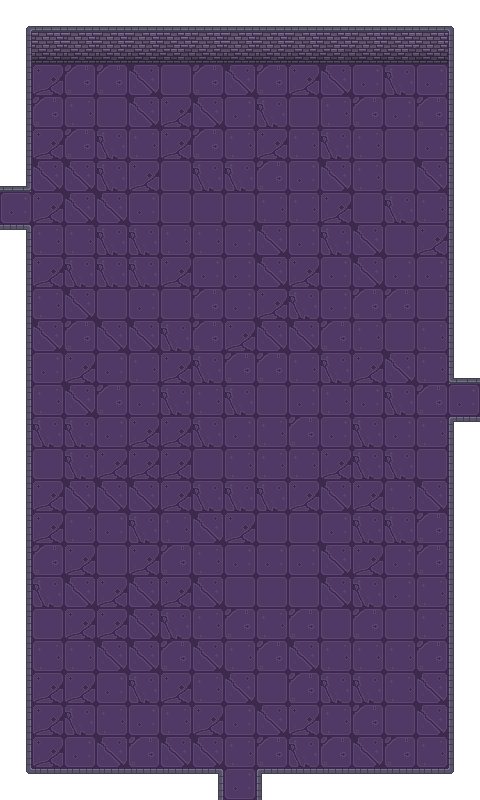

A 2D game scene composited from a Tiled map and its tileset images. What follows is a short description and the map's XML, with every tile layer's data as written:
An orthogonal 15x25 tile map with 32x32 px tiles, 2 tile layers (background, walls), 2 tilesets and 16 objects (7x collision, 2x mapA1, 2x mapB, 2x enemy, 2x start_room).

<map version="1.10" tiledversion="1.10.2" orientation="orthogonal" renderorder="right-down" width="15" height="25" tilewidth="32" tileheight="32" infinite="0" nextlayerid="5" nextobjectid="20">
 <tileset firstgid="1" name="black" tilewidth="32" tileheight="32" tilecount="1" columns="1">
  <image source="black.png" width="32" height="32" />
 </tileset>
 <tileset firstgid="2" source="dungeon.tsx" />
 <layer id="1" name="background" width="15" height="25">
  <data encoding="csv">
1,1,1,1,1,1,1,1,1,1,1,1,1,1,1,
1,27,17,19,19,26,17,20,27,24,20,19,17,17,1,
1,19,18,18,20,24,18,20,18,19,20,17,26,17,1,
1,18,27,24,20,19,20,17,26,24,27,18,17,18,1,
1,19,18,26,27,19,18,27,19,27,26,27,24,17,1,
1,20,20,26,19,24,26,26,18,17,20,27,24,20,1,
17,19,20,20,17,24,24,24,27,27,19,24,26,27,1,
1,27,27,26,26,27,27,17,20,17,26,20,24,19,1,
1,19,26,26,26,19,17,17,20,19,17,20,17,17,1,
1,27,20,24,17,24,18,17,19,26,17,18,18,24,1,
1,20,18,20,20,26,18,19,20,20,18,27,24,27,1,
1,17,19,17,27,19,26,18,18,27,26,19,20,27,1,
1,27,20,18,17,26,27,26,24,17,27,17,26,18,17,
1,26,26,17,19,19,26,17,27,18,17,26,17,27,1,
1,24,26,19,19,19,24,27,27,27,19,26,26,24,1,
1,19,20,20,20,19,26,26,26,19,20,19,27,20,1,
1,19,27,17,26,27,20,19,24,24,17,26,26,18,1,
1,18,19,24,19,18,27,17,17,17,20,19,17,18,1,
1,26,20,19,20,19,20,24,24,24,20,26,17,27,1,
1,24,19,19,20,26,27,18,27,18,24,18,24,27,1,
1,27,27,20,20,18,20,27,18,20,27,27,27,18,1,
1,19,19,17,26,19,27,20,24,18,26,26,27,20,1,
1,19,26,27,17,27,19,17,20,19,27,18,24,20,1,
1,19,17,20,18,20,20,27,18,26,18,20,18,27,1,
1,1,1,1,1,1,1,17,1,1,1,1,1,1,1
</data>
 </layer>
 <layer id="2" name="walls" width="15" height="25">
  <data encoding="csv">
2,6,3,5,6,4,3,5,6,6,5,4,3,4,7,
9,12,11,12,12,13,12,11,11,11,13,11,13,10,21,
16,0,0,0,0,0,0,0,0,0,0,0,0,0,28,
9,0,0,0,0,0,0,0,0,0,0,0,0,0,21,
23,0,0,0,0,0,0,0,0,0,0,0,0,0,21,
45,0,0,0,0,0,0,0,0,0,0,0,0,0,21,
0,0,0,0,0,0,0,0,0,0,0,0,0,0,28,
38,0,0,0,0,0,0,0,0,0,0,0,0,0,28,
16,0,0,0,0,0,0,0,0,0,0,0,0,0,28,
16,0,0,0,0,0,0,0,0,0,0,0,0,0,21,
9,0,0,0,0,0,0,0,0,0,0,0,0,0,21,
23,0,0,0,0,0,0,0,0,0,0,0,0,0,44,
23,0,0,0,0,0,0,0,0,0,0,0,0,0,0,
23,0,0,0,0,0,0,0,0,0,0,0,0,0,37,
16,0,0,0,0,0,0,0,0,0,0,0,0,0,21,
16,0,0,0,0,0,0,0,0,0,0,0,0,0,14,
23,0,0,0,0,0,0,0,0,0,0,0,0,0,14,
23,0,0,0,0,0,0,0,0,0,0,0,0,0,21,
23,0,0,0,0,0,0,0,0,0,0,0,0,0,14,
23,0,0,0,0,0,0,0,0,0,0,0,0,0,28,
16,0,0,0,0,0,0,0,0,0,0,0,0,0,14,
23,0,0,0,0,0,0,0,0,0,0,0,0,0,14,
9,0,0,0,0,0,0,0,0,0,0,0,0,0,21,
16,0,0,0,0,0,0,0,0,0,0,0,0,0,14,
30,31,31,31,31,31,38,0,37,31,31,31,31,31,35
</data>
 </layer>
 <objectgroup id="4" name="objects">
  <object id="1" type="collision" x="0" y="0" width="480" height="64" />
  <object id="3" type="collision" x="0" y="64" width="32" height="128" />
  <object id="4" type="collision" x="0" y="224" width="32" height="576" />
  <object id="5" type="collision" x="32" y="768" width="192" height="32" />
  <object id="8" type="collision" x="256" y="768" width="224" height="32" />
  <object id="9" type="collision" x="448" y="64" width="32" height="320" />
  <object id="10" type="collision" x="448" y="416" width="32" height="352" />
  <object id="11" x="514" y="231" />
  <object id="12" name="door" type="mapA1" x="0.952608" y="188.19" width="46.2891" height="44.3839" />
  <object id="13" name="door" type="mapB" x="431.806" y="380.19" width="49.1469" height="46.2891" />
  <object id="14" name="enemy" x="155" y="166">
   <point />
  </object>
  <object id="15" name="enemy" x="325" y="581">
   <point />
  </object>
  <object id="16" name="playerspawn" type="start_room" x="239.105" y="655.394">
   <point />
  </object>
  <object id="17" name="door" type="start_room" x="220.052" y="754.465" width="38.1043" height="40.9621" />
  <object id="18" name="playerspawn" type="mapA1" x="115.266" y="208.621">
   <point />
  </object>
  <object id="19" name="playerspawn" type="mapB" x="364.849" y="391.522">
   <point />
  </object>
 </objectgroup>
</map>